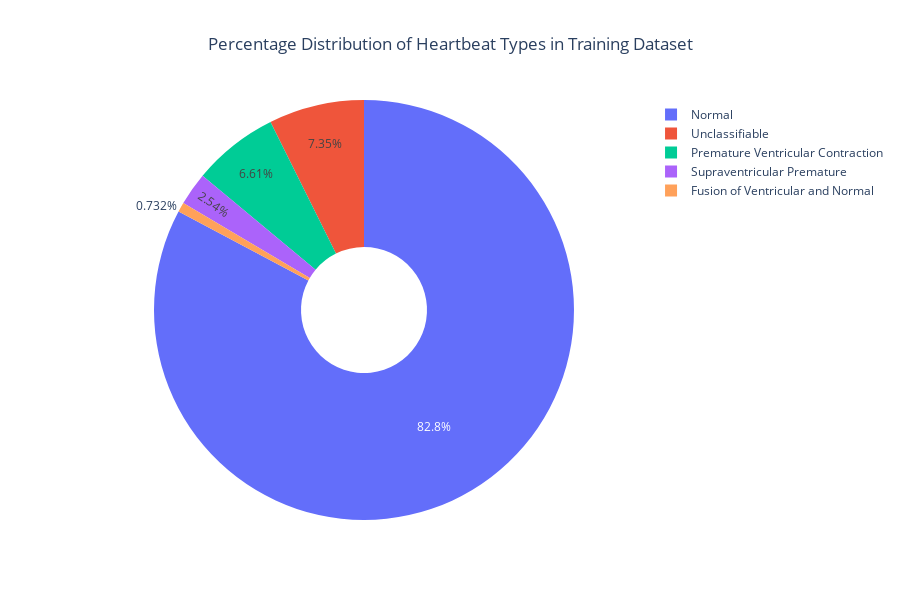

This figure's notebook cell:
### Code cell
import plotly.express as px

labels = {
    0: "Normal",
    1: "Supraventricular Premature",
    2: "Premature Ventricular Contraction",
    3: "Fusion of Ventricular and Normal",
    4: "Unclassifiable"
}

value_counts = df_train.iloc[:, -1].value_counts().sort_index().rename(labels)

pie_fig = px.pie(names=value_counts.index, values=value_counts.values,title="Percentage Distribution of Heartbeat Types in Training Dataset",hole=0.3) 
pie_fig.update_layout(title_x=0.5, width=900, height=600)
pie_fig.show()

### Figure 1 — Plotly figure (JSON) as saved in the notebook; plotly's stock layout.template omitted (floating-point values rounded to 4 significant figures)
{"data": [{"domain": {"x": [0, 1], "y": [0, 1]}, "hole": 0.3, "hovertemplate": "label=%{label}<br>value=%{value}<extra></extra>", "labels": ["Normal", "Supraventricular Premature", "Premature Ventricular Contraction", "Fusion of Ventricular and Normal", "Unclassifiable"], "legendgroup": "", "name": "", "showlegend": true, "type": "pie", "values": [72471, 2223, 5788, 641, 6431]}], "layout": {"height": 600, "legend": {"tracegroupgap": 0}, "title": {"text": "Percentage Distribution of Heartbeat Types in Training Dataset", "x": 0.5}, "width": 900}}
